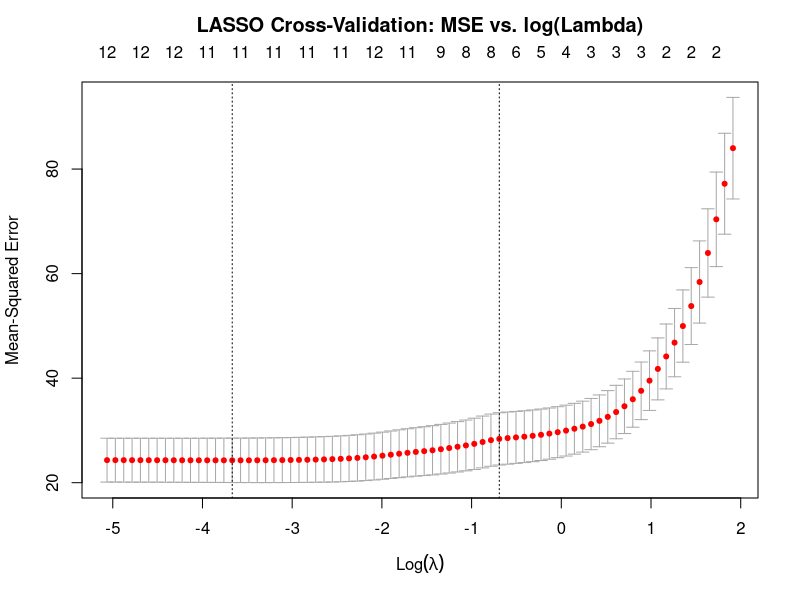

Write R code to recreate this figure.
################################################################################
# 04b_model_selection_lasso.R
#
# Author: Antonios Barotsakis
#
# Description:
# This script applies the LASSO regression method for automatic variable
# selection on the Boston housing dataset. It uses k-fold cross-validation
# to find the optimal regularization parameter (lambda) and saves the
# resulting cross-validation plot.
#
# This script corresponds to Exercise 4(b) of the project.
#
################################################################################


# --- 1. SETUP & LIBRARIES ---

library(glmnet)
library(MASS) # For the Boston dataset
data(Boston)


# --- 2. PREPARE DATA FOR GLMNET ---

x_matrix_full <- model.matrix(medv ~ ., data = Boston)[, -1]
y_vector <- Boston$medv


# --- 3. PERFORM CROSS-VALIDATION FOR LASSO ---

set.seed(123)
cat("Performing 10-fold cross-validation for LASSO...\n")
cv_lasso_fit <- cv.glmnet(x = x_matrix_full, y = y_vector, alpha = 1, nfolds = 10)
cat("Cross-validation finished.\n\n")


# --- 4. VISUALIZE CV RESULTS AND SAVE PLOT ---

# Define the output path for the plot
plot_path <- "plots/08_lasso_cv_plot.png"
cat(sprintf("Saving LASSO cross-validation plot to: %s\n", plot_path))

# Open a PNG device
png(plot_path, width = 8, height = 6, units = "in", res = 300)

# Create the plot
plot(cv_lasso_fit)
title("LASSO Cross-Validation: MSE vs. log(Lambda)", line = 2.5, cex.main = 1.2)

# Close the device, which saves the file
dev.off()

# Also display the plot in the R session (optional)
# plot(cv_lasso_fit)
# title("LASSO Cross-Validation: MSE vs. log(Lambda)", line = 2.5, cex.main = 1.2)


# --- 5. EXTRACT LAMBDAS AND ANALYZE MODEL ---

lambda_min <- cv_lasso_fit$lambda.min
lambda_1se <- cv_lasso_fit$lambda.1se

cat("--- LASSO Cross-Validation Results ---\n")
cat(sprintf("Lambda min (gives minimum CV-MSE): %.8f\n", lambda_min))
cat(sprintf("Lambda 1se (more parsimonious model): %.8f\n\n", lambda_1se))

# Get coefficients for the lambda.1se model
coefficients_lambda_1se <- coef(cv_lasso_fit, s = "lambda.1se")

cat("--- Analysis of LASSO Model with lambda.1se ---\n")
cat("Coefficients:\n")
print(round(coefficients_lambda_1se, 6))

# Identify selected predictors
selected_predictors_lasso_indices <- which(coefficients_lambda_1se != 0)
selected_predictors_lasso <- rownames(coefficients_lambda_1se)[selected_predictors_lasso_indices]
selected_predictors_lasso <- setdiff(selected_predictors_lasso, "(Intercept)")

cat("\nPredictors selected by LASSO (lambda.1se):\n")
cat(paste(selected_predictors_lasso, collapse = ", "), "\n")
cat(sprintf("Number of predictors selected (excluding intercept): %d\n", length(selected_predictors_lasso)))       